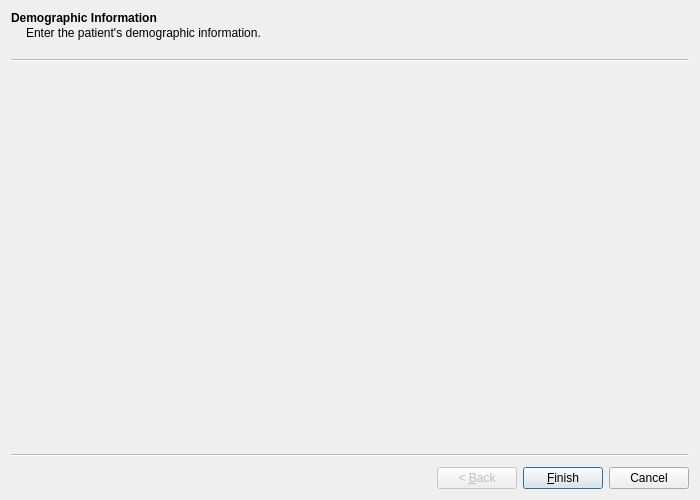
<?xml version="1.0" encoding="UTF-8"?>
<ui version="4.0">
 <class>PatientWizard</class>
 <widget class="QWizard" name="PatientWizard">
  <property name="geometry">
   <rect>
    <x>0</x>
    <y>0</y>
    <width>700</width>
    <height>500</height>
   </rect>
  </property>
  <property name="sizePolicy">
   <sizepolicy hsizetype="Fixed" vsizetype="Fixed">
    <horstretch>0</horstretch>
    <verstretch>0</verstretch>
   </sizepolicy>
  </property>
  <property name="minimumSize">
   <size>
    <width>700</width>
    <height>500</height>
   </size>
  </property>
  <property name="maximumSize">
   <size>
    <width>700</width>
    <height>500</height>
   </size>
  </property>
  <property name="windowTitle">
   <string>New Patient Wizard</string>
  </property>
  <property name="modal">
   <bool>true</bool>
  </property>
  <widget class="Patient_00" name="page0">
   <property name="title">
    <string>Demographic Information</string>
   </property>
   <property name="subTitle">
    <string>Enter the patient's demographic information.</string>
   </property>
  </widget>
 </widget>
 <customwidgets>
  <customwidget>
   <class>Patient_00</class>
   <extends>QWizardPage</extends>
   <header location="global">patient_00.h</header>
   <container>1</container>
  </customwidget>
 </customwidgets>
 <resources/>
 <connections/>
</ui>
